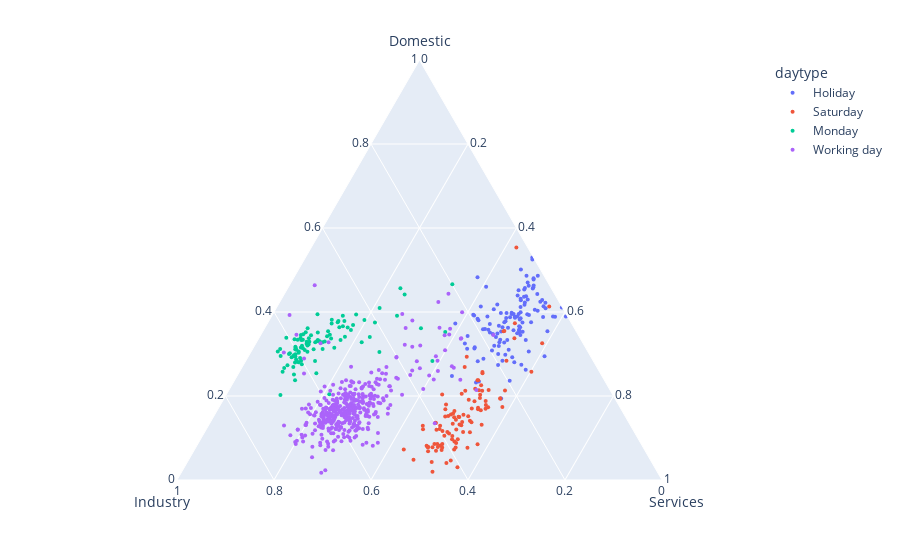

This figure's notebook cell:
### Markdown cell above
### Per daytype

### Code cell
fig = px.scatter_ternary(C, a="Domestic", b="Industry", c="Services", color='daytype')

fig.update_traces(marker=dict(size=4),
                  selector=dict(mode='markers'))

# fig.update_layout(width=500, height=500)
